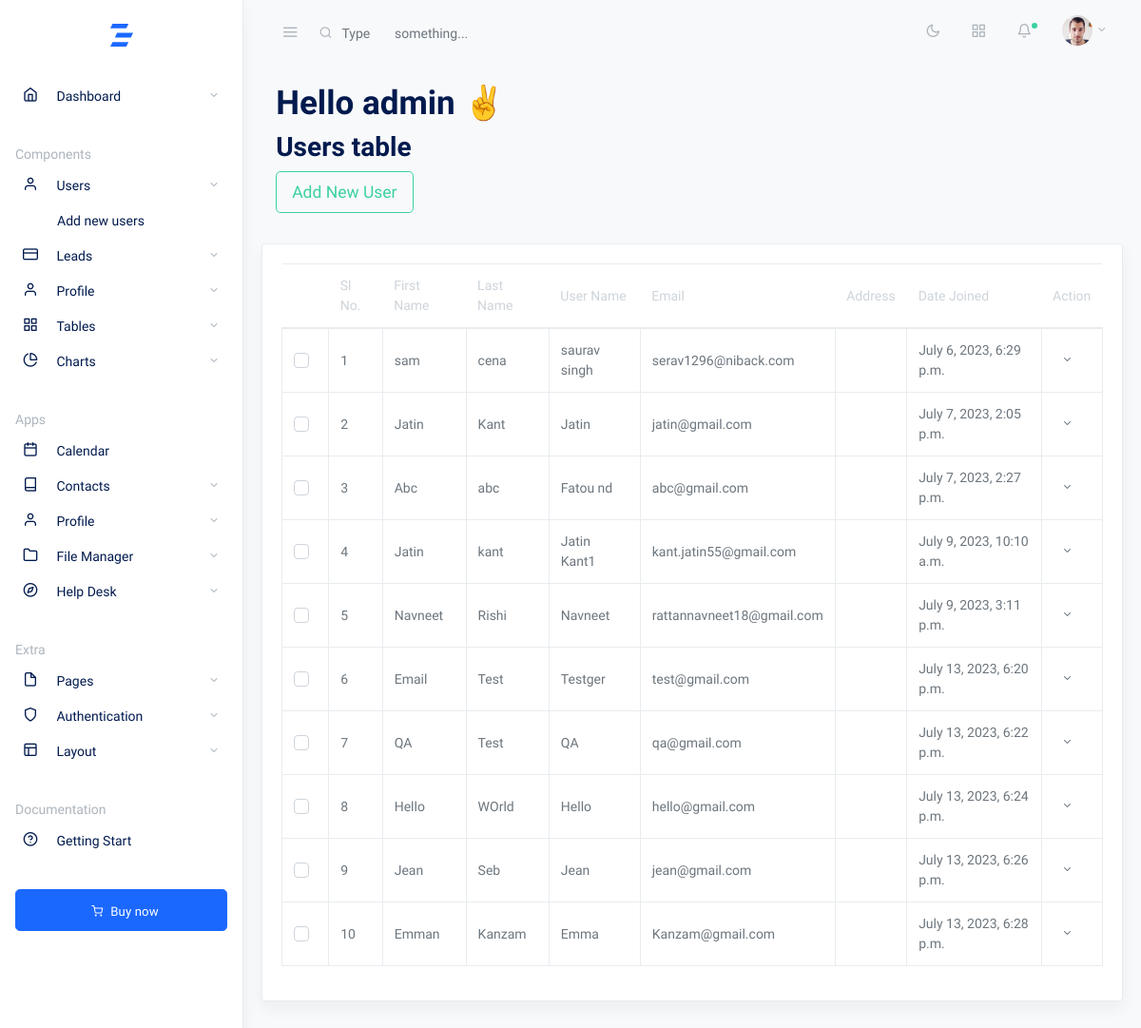
The app's page /base/add_new_user/ (signed in) with its own data.
### accounts/models.py (models this page shows)
class CustomUserTypes(AbstractUser):
    is_sales = models.BooleanField(default = False)
    is_advisor = models.BooleanField(default=False)
    is_admin = models.BooleanField(default=False)

### base/views.py (the view)
# urls.py: path('add_new_user/', add_new_user, name='add_new_user'),
def add_new_user(request):
    if request.user.is_authenticated:
        filtered_user = CustomUserTypes.objects.filter(username=request.user)
        view_all_users = CustomUserTypes.objects.exclude(username=request.user)
        return render(request, 'base/add_new_user.html', locals())
    else:
        return render(request, 'base/add_new_user.html')

### templates/base/add_new_user.html (shortened to what this page needs)
{% extends './common/base.html' %}
{% load static %}
{% block content %}
        <main role="main" class="main-content">
            <div class="container-fluid">
                <div class="row justify-content-center">
                    <div class="col-12">
                        {% for fu in filtered_user %}
                        <h1 class="page-title">Hello {{fu}} ✌</h1>
                        {% endfor %}
                        <h2 class="mb-2 page-title">Users table</h2>
                        <p class="card-text">
                            <button type="button" class="btn mb-2 btn-outline-success btn-lg" data-toggle="modal"
                                data-target=".bd-example-modal-lg">Add New User</button>
                        </p>
                    </div>
                </div>
            </div>
            <div class="row my-4">
                <div class="col-md-12">
                    <div class="card shadow">
                        <div class="card-body">
                            <table class="table datatables" id="dataTable-1">
                                <thead>
                                    <tr>
                                        <th></th>
                                        <th>Sl No.</th>
                                        <th>First Name</th>
                                        <th>Last Name</th>
                                        <th>User Name</th>
                                        <th>Email</th>
                                        <th>Address</th>
                                        <th>Date Joined</th>
                                        <th>Action</th>
                                    </tr>
                                </thead>
                                <tbody class="table-bordered">
                                    {% for vau in view_all_users %}
                                    <tr>
                                        <td>
                                            <div class="custom-control custom-checkbox">
                                            </div>
                                        </td>
                                        <td>
                                            {{forloop.counter}}
                                        </td>
                                        <td>
                                            {{vau.first_name}}
                                        </td>
                                        <td>
                                            {{vau.last_name}}
                                        </td>
                                        <td>
                                            {{vau}}
                                        </td>
                                        <td>
                                            {{vau.email}}
                                        </td>
                                        <td>
                                        </td>
                                        <td>
                                            {{vau.date_joined}}
                                        </td>
                                        <td>
                                                <div class="dropdown">
                                                    <button class="btn btn-sm dropdown-toggle" type="button" id="dr4"
                                                        data-toggle="dropdown" aria-haspopup="true"
                                                        aria-expanded="false">
                                                    </button>
                                                </div>
                                        </td>
                                    </tr>
                                    {% endfor %}
                                </tbody>
                            </table>
                        </div>
                    </div>
                </div>
            </div>
    </div>
    {% endblock %}

### templates/base/common/base.html (shortened to what this page needs)
{% load static %}
<!DOCTYPE html>
<html lang="en">
<head>
    <link rel="stylesheet" href="{% static 'css/simplebar.css' %}" />
    <link rel="stylesheet" href="{% static 'css/feather.css' %}" />
    <link rel="stylesheet" href="{% static 'css/daterangepicker.css' %}" />
    <link rel="stylesheet" href="{% static 'css/app-light.css' %}" id="lightTheme" />
    <link rel="stylesheet" href="{% static 'css/app-dark.css' %}" id="darkTheme" disabled />
</head>
<body class="vertical light">
    <div class="wrapper">
    <nav class="topnav navbar navbar-light">
        <button type="button" class="navbar-toggler text-muted mt-2 p-0 mr-3 collapseSidebar">
            <i class="fe fe-menu navbar-toggler-icon"></i>
        </button>
        <form class="form-inline mr-auto searchform text-muted">
            <input class="form-control mr-sm-2 bg-transparent border-0 pl-4 text-muted" type="search"
                placeholder="Type	something..." aria-label="Search" />
        </form>
        <ul class="nav">
            <li class="nav-item">
                <a class="nav-link text-muted my-2" href="#" id="modeSwitcher" data-mode="light">
                    <i class="fe fe-sun fe-16"></i>
                </a>
            </li>
            <li class="nav-item">
                <a class="nav-link text-muted my-2" href="./#" data-toggle="modal" data-target=".modal-shortcut">
                    <span class="fe fe-grid fe-16"></span>
                </a>
            </li>
            <li class="nav-item nav-notif">
                <a class="nav-link text-muted my-2" href="./#" data-toggle="modal" data-target=".modal-notif">
                    <span class="fe fe-bell fe-16"></span>
                    <span class="dot dot-md bg-success"></span>
                </a>
            </li>
            <li class="nav-item dropdown">
                <a class="nav-link dropdown-toggle text-muted pr-0" href="#" id="navbarDropdownMenuLink"
                    role="button" data-toggle="dropdown" aria-haspopup="true" aria-expanded="false">
                    <span class="avatar avatar-sm mt-2">
                        <img src="{% static 'assets/avatars/face-1.jpg' %}" alt="..."
                            class="avatar-img rounded-circle" />
                    </span>
                </a>
            </li>
        </ul>
    </nav>
    <aside class="sidebar-left border-right bg-white shadow" id="leftSidebar" data-simplebar>
        <nav class="vertnav navbar navbar-light">
            <div class="w-100 mb-4 d-flex">
                <a class="navbar-brand mx-auto mt-2 flex-fill text-center" href="./index.html">
                </a>
            </div>
            <ul class="navbar-nav flex-fill w-100 mb-2">
                <li class="nav-item dropdown">
                    <a href="#dashboard" data-toggle="collapse" aria-expanded="false"
                        class="dropdown-toggle nav-link">
                        <i class="fe fe-home fe-16"></i>
                        <span class="ml-3 item-text">Dashboard</span><span class="sr-only">(current)</span>
                    </a>
                </li>
            </ul>
            <p class="text-muted nav-heading mt-4 mb-1">
                <span>Components</span>
            </p>
            <ul class="navbar-nav flex-fill w-100 mb-2">
                <li class="nav-item dropdown">
                        <a href="#ui-elements" data-toggle="collapse" aria-expanded="false"
                            class="dropdown-toggle nav-link">
                            <i class="fe fe-user fe-16"></i>
                            <span class="ml-3 item-text">Users</span>
                        </a>
                    <ul class="collapse list-unstyled pl-4 w-100 show" id="ui-elements">
                        <li class="nav-item ">
                            <a class="nav-link pl-3" href=""><span class="ml-1 item-text">Add new users</span>
                            </a>
                        </li>
                    </ul>
                </li>
                <li class="nav-item dropdown">
                    <a href="#forms" data-toggle="collapse" aria-expanded="false" class="dropdown-toggle nav-link">
                        <i class="fe fe-credit-card fe-16"></i>
                        <span class="ml-3 item-text">Leads</span>
                    </a>
                </li>
                <li class="nav-item dropdown">
                    <a href="#profile" data-toggle="collapse" aria-expanded="false"
                        class="dropdown-toggle nav-link">
                        <i class="fe fe-user fe-16"></i>
                        <span class="ml-3 item-text">Profile</span>
                    </a>
                </li>
                <li class="nav-item dropdown">
                    <a href="#tables" data-toggle="collapse" aria-expanded="false" class="dropdown-toggle nav-link">
                        <i class="fe fe-grid fe-16"></i>
                        <span class="ml-3 item-text">Tables</span>
                    </a>
                </li>
                <li class="nav-item dropdown">
                    <a href="#charts" data-toggle="collapse" aria-expanded="false" class="dropdown-toggle nav-link">
                        <i class="fe fe-pie-chart fe-16"></i>
                        <span class="ml-3 item-text">Charts</span>
                    </a>
                </li>
            </ul>
            <p class="text-muted nav-heading mt-4 mb-1">
                <span>Apps</span>
            </p>
            <ul class="navbar-nav flex-fill w-100 mb-2">
                <li class="nav-item w-100">
                    <a class="nav-link" href="calendar.html">
                        <i class="fe fe-calendar fe-16"></i>
                        <span class="ml-3 item-text">Calendar</span>
                    </a>
                </li>
                <li class="nav-item dropdown">
                    <a href="#contact" data-toggle="collapse" aria-expanded="false"
                        class="dropdown-toggle nav-link">
                        <i class="fe fe-book fe-16"></i>
                        <span class="ml-3 item-text">Contacts</span>
                    </a>
                </li>
                <li class="nav-item dropdown">
                    <a href="#profile" data-toggle="collapse" aria-expanded="false"
                        class="dropdown-toggle nav-link">
                        <i class="fe fe-user fe-16"></i>
                        <span class="ml-3 item-text">Profile</span>
                    </a>
                </li>
                <li class="nav-item dropdown">
                    <a href="#fileman" data-toggle="collapse" aria-expanded="false"
                        class="dropdown-toggle nav-link">
                        <i class="fe fe-folder fe-16"></i>
                        <span class="ml-3 item-text">File Manager</span>
                    </a>
                </li>
                <li class="nav-item dropdown">
                    <a href="#support" data-toggle="collapse" aria-expanded="false"
                        class="dropdown-toggle nav-link">
                        <i class="fe fe-compass fe-16"></i>
                        <span class="ml-3 item-text">Help Desk</span>
                    </a>
                </li>
            </ul>
            <p class="text-muted nav-heading mt-4 mb-1">
                <span>Extra</span>
            </p>
            <ul class="navbar-nav flex-fill w-100 mb-2">
                <li class="nav-item dropdown">
                    <a href="#pages" data-toggle="collapse" aria-expanded="false" class="dropdown-toggle nav-link">
                        <i class="fe fe-file fe-16"></i>
                        <span class="ml-3 item-text">Pages</span>
                    </a>
                </li>
                <li class="nav-item dropdown">
                    <a href="#auth" data-toggle="collapse" aria-expanded="false" class="dropdown-toggle nav-link">
                        <i class="fe fe-shield fe-16"></i>
                        <span class="ml-3 item-text">Authentication</span>
                    </a>
                </li>
                <li class="nav-item dropdown">
                    <a href="#layouts" data-toggle="collapse" aria-expanded="false"
                        class="dropdown-toggle nav-link">
                        <i class="fe fe-layout fe-16"></i>
                        <span class="ml-3 item-text">Layout</span>
                    </a>
                </li>
            </ul>
            <p class="text-muted nav-heading mt-4 mb-1">
                <span>Documentation</span>
            </p>
            <ul class="navbar-nav flex-fill w-100 mb-2">
                <li class="nav-item w-100">
                    <a class="nav-link" href="../docs/index.html">
                        <i class="fe fe-help-circle fe-16"></i>
                        <span class="ml-3 item-text">Getting Start</span>
                    </a>
                </li>
            </ul>
            <div class="btn-box w-100 mt-4 mb-1">
                <a href="https://themeforest.net/item/tinydash-bootstrap-html-admin-dashboard-template/27511269"
                    target="_blank" class="btn mb-2 btn-primary btn-lg btn-block">
                    <i class="fe fe-shopping-cart fe-12 mx-2"></i><span class="small">Buy now</span>
                </a>
            </div>
        </nav>
    </aside>
{% block content %}
{% endblock %}
</body>
</html>

### static/css/simplebar.css (style rules this page uses)
[data-simplebar] { position: relative; flex-direction: column; flex-wrap: wrap; justify-content: flex-start; align-content: flex-start; align-items: flex-start; }

### static/css/feather.css (style rules this page uses)
.fe { font-family: "feather" !important; speak: none; font-style: normal; font-weight: normal; font-variant: normal; text-transform: none; line-height: 1; -webkit-font-smoothing: antialiased; -moz-osx-font-smoothing: grayscale; }
.fe-16 { font-size: 16px; }
.fe-12 { font-size: 12px; }
.fe-bell:before { content: ""; }
.fe-book:before { content: ""; }
.fe-calendar:before { content: ""; }
.fe-compass:before { content: ""; }
.fe-credit-card:before { content: ""; }
.fe-file:before { content: ""; }
.fe-folder:before { content: ""; }
.fe-grid:before { content: ""; }
.fe-help-circle:before { content: ""; }
.fe-home:before { content: ""; }
.fe-layout:before { content: ""; }
.fe-menu:before { content: ""; }
.fe-pie-chart:before { content: ""; }
.fe-shield:before { content: ""; }
.fe-shopping-cart:before { content: ""; }
.fe-sun:before { content: ""; }
.fe-user:before { content: ""; }

### records on screen
CustomUserTypes: username "admin"
CustomUserTypes: first_name "sam", last_name "cena", username "saurav singh", email "serav1296@niback.com", date_joined "July 6, 2023, 6:29 p.m."
CustomUserTypes: first_name "Jatin", last_name "Kant", username "Jatin", email "jatin@gmail.com", date_joined "July 7, 2023, 2:05 p.m."
CustomUserTypes: first_name "Abc", last_name "abc", username "Fatou nd", email "abc@gmail.com", date_joined "July 7, 2023, 2:27 p.m."
CustomUserTypes: first_name "Jatin", last_name "kant", username "Jatin Kant1", email "kant.jatin55@gmail.com", date_joined "July 9, 2023, 10:10 a.m."
CustomUserTypes: first_name "Navneet", last_name "Rishi", username "Navneet", email "rattannavneet18@gmail.com", date_joined "July 9, 2023, 3:11 p.m."
CustomUserTypes: first_name "Email", last_name "Test", username "Testger", email "test@gmail.com", date_joined "July 13, 2023, 6:20 p.m."
CustomUserTypes: first_name "QA", last_name "Test", username "QA", email "qa@gmail.com", date_joined "July 13, 2023, 6:22 p.m."
CustomUserTypes: first_name "Hello", last_name "WOrld", username "Hello", email "hello@gmail.com", date_joined "July 13, 2023, 6:24 p.m."
CustomUserTypes: first_name "Jean", last_name "Seb", username "Jean", email "jean@gmail.com", date_joined "July 13, 2023, 6:26 p.m."
CustomUserTypes: first_name "Emman", last_name "Kanzam", username "Emma", email "Kanzam@gmail.com", date_joined "July 13, 2023, 6:28 p.m."
